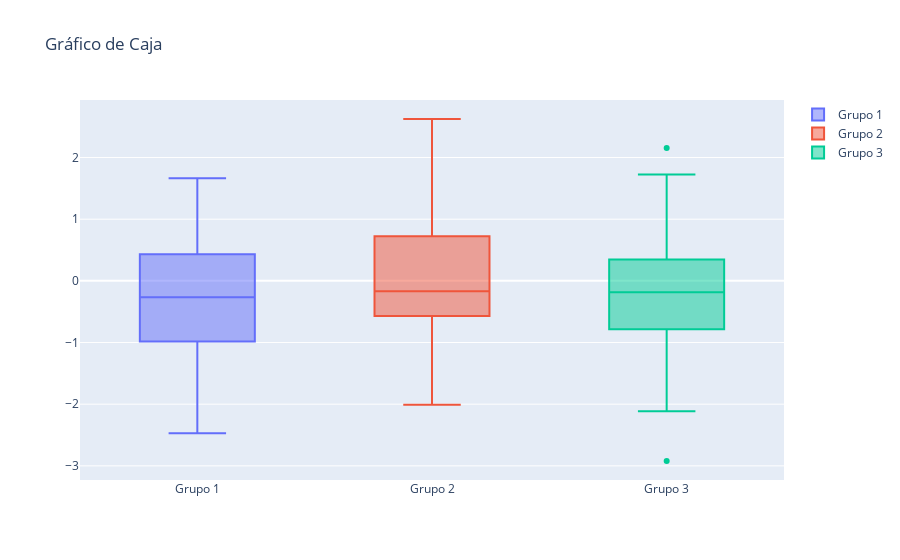

Notebook code cell kept with this figure:
### Code cell
#grafico de caja (Box Plot)
#datos
data = [np.random.randn(50), np.random.randn(50), np.random.randn(50)]

# Crear el gráfico de caja
fig = go.Figure()
for i, d in enumerate(data):
    fig.add_trace(go.Box(y=d, name=f'Grupo {i+1}'))

fig.update_layout(title='Gráfico de Caja')

# Mostrar el gráfico
fig.show()
